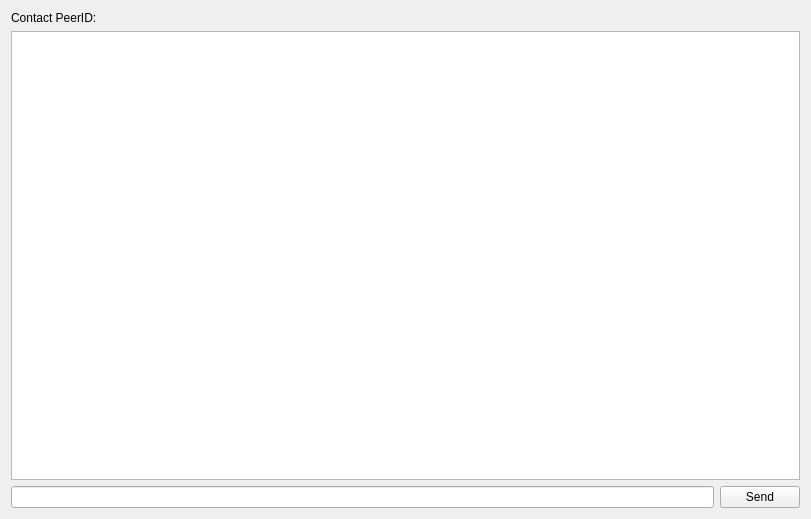
<?xml version="1.0" encoding="UTF-8"?>
<ui version="4.0">
 <class>ChatWindow</class>
 <widget class="QWidget" name="ChatWindow">
  <property name="geometry">
   <rect>
    <x>0</x>
    <y>0</y>
    <width>807</width>
    <height>519</height>
   </rect>
  </property>
  <property name="windowTitle">
   <string/>
  </property>
  <layout class="QGridLayout" name="gridLayout">
   <item row="2" column="0" colspan="2">
    <widget class="QLineEdit" name="msgEdit"/>
   </item>
   <item row="0" column="0">
    <widget class="QLabel" name="peerIDLabel">
     <property name="minimumSize">
      <size>
       <width>697</width>
       <height>0</height>
      </size>
     </property>
     <property name="text">
      <string>Contact PeerID: </string>
     </property>
    </widget>
   </item>
   <item row="2" column="2">
    <widget class="QPushButton" name="sendMsgButton">
     <property name="locale">
      <locale language="English" country="UnitedStates"/>
     </property>
     <property name="text">
      <string>Send</string>
     </property>
    </widget>
   </item>
   <item row="1" column="0" colspan="3">
    <widget class="QTextEdit" name="chatEdit">
     <property name="readOnly">
      <bool>true</bool>
     </property>
    </widget>
   </item>
  </layout>
 </widget>
 <resources/>
 <connections>
  <connection>
   <sender>msgEdit</sender>
   <signal>returnPressed()</signal>
   <receiver>sendMsgButton</receiver>
   <slot>click()</slot>
   <hints>
    <hint type="sourcelabel">
     <x>360</x>
     <y>497</y>
    </hint>
    <hint type="destinationlabel">
     <x>757</x>
     <y>497</y>
    </hint>
   </hints>
  </connection>
 </connections>
</ui>
